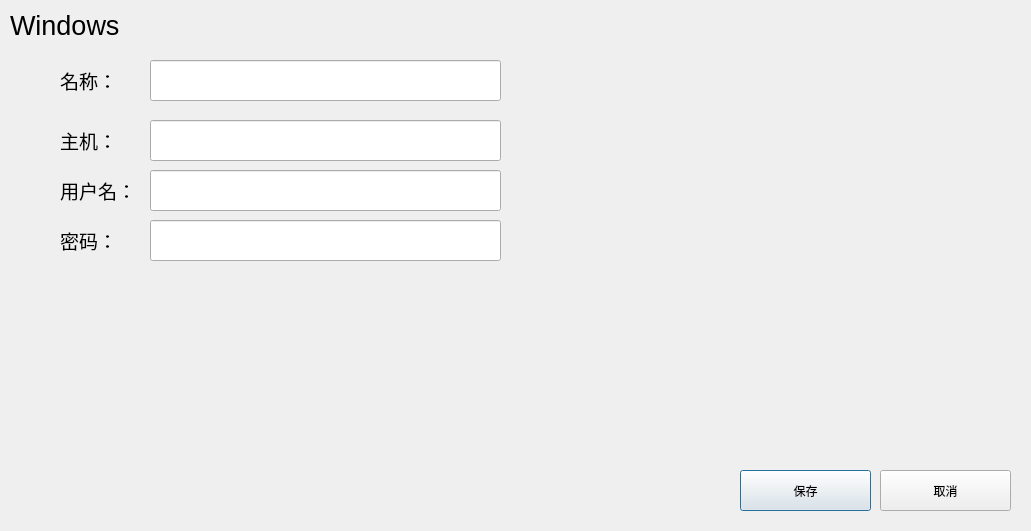
<?xml version="1.0" encoding="UTF-8"?>
<ui version="4.0">
 <class>Windows</class>
 <widget class="QDialog" name="Windows">
  <property name="geometry">
   <rect>
    <x>0</x>
    <y>0</y>
    <width>1031</width>
    <height>531</height>
   </rect>
  </property>
  <property name="minimumSize">
   <size>
    <width>1031</width>
    <height>531</height>
   </size>
  </property>
  <property name="maximumSize">
   <size>
    <width>1031</width>
    <height>531</height>
   </size>
  </property>
  <property name="windowTitle">
   <string>Dialog</string>
  </property>
  <widget class="QWidget" name="widget" native="true">
   <property name="geometry">
    <rect>
     <x>730</x>
     <y>460</y>
     <width>291</width>
     <height>61</height>
    </rect>
   </property>
   <widget class="QPushButton" name="ok">
    <property name="geometry">
     <rect>
      <x>10</x>
      <y>10</y>
      <width>131</width>
      <height>41</height>
     </rect>
    </property>
    <property name="text">
     <string>保存</string>
    </property>
   </widget>
   <widget class="QPushButton" name="no">
    <property name="geometry">
     <rect>
      <x>150</x>
      <y>10</y>
      <width>131</width>
      <height>41</height>
     </rect>
    </property>
    <property name="text">
     <string>取消</string>
    </property>
   </widget>
  </widget>
  <widget class="QLabel" name="label">
   <property name="geometry">
    <rect>
     <x>60</x>
     <y>60</y>
     <width>101</width>
     <height>41</height>
    </rect>
   </property>
   <property name="font">
    <font>
     <pointsize>14</pointsize>
    </font>
   </property>
   <property name="text">
    <string>名称：</string>
   </property>
  </widget>
  <widget class="QLabel" name="label_2">
   <property name="geometry">
    <rect>
     <x>60</x>
     <y>120</y>
     <width>101</width>
     <height>41</height>
    </rect>
   </property>
   <property name="font">
    <font>
     <pointsize>14</pointsize>
    </font>
   </property>
   <property name="text">
    <string>主机：</string>
   </property>
  </widget>
  <widget class="QLabel" name="label_3">
   <property name="geometry">
    <rect>
     <x>60</x>
     <y>170</y>
     <width>101</width>
     <height>41</height>
    </rect>
   </property>
   <property name="font">
    <font>
     <pointsize>14</pointsize>
    </font>
   </property>
   <property name="text">
    <string>用户名：</string>
   </property>
  </widget>
  <widget class="QLabel" name="label_4">
   <property name="geometry">
    <rect>
     <x>60</x>
     <y>220</y>
     <width>101</width>
     <height>41</height>
    </rect>
   </property>
   <property name="font">
    <font>
     <pointsize>14</pointsize>
    </font>
   </property>
   <property name="text">
    <string>密码：</string>
   </property>
  </widget>
  <widget class="QLineEdit" name="name">
   <property name="geometry">
    <rect>
     <x>150</x>
     <y>170</y>
     <width>351</width>
     <height>41</height>
    </rect>
   </property>
  </widget>
  <widget class="QLineEdit" name="password">
   <property name="geometry">
    <rect>
     <x>150</x>
     <y>220</y>
     <width>351</width>
     <height>41</height>
    </rect>
   </property>
  </widget>
  <widget class="QLineEdit" name="host">
   <property name="geometry">
    <rect>
     <x>150</x>
     <y>120</y>
     <width>351</width>
     <height>41</height>
    </rect>
   </property>
  </widget>
  <widget class="QLineEdit" name="hostname">
   <property name="geometry">
    <rect>
     <x>150</x>
     <y>60</y>
     <width>351</width>
     <height>41</height>
    </rect>
   </property>
  </widget>
  <widget class="QWidget" name="widget_2" native="true">
   <property name="geometry">
    <rect>
     <x>20</x>
     <y>270</y>
     <width>691</width>
     <height>251</height>
    </rect>
   </property>
   <property name="styleSheet">
    <string notr="true">image: url(:/img/RDO.png);</string>
   </property>
  </widget>
  <widget class="QLabel" name="label_5">
   <property name="geometry">
    <rect>
     <x>10</x>
     <y>10</y>
     <width>131</width>
     <height>31</height>
    </rect>
   </property>
   <property name="font">
    <font>
     <pointsize>20</pointsize>
    </font>
   </property>
   <property name="text">
    <string>Windows</string>
   </property>
  </widget>
 </widget>
 <resources/>
 <connections/>
</ui>
